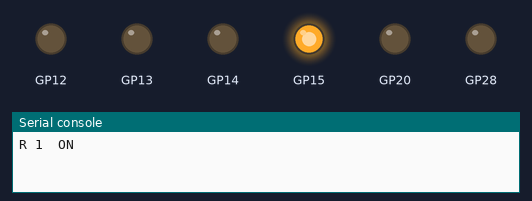
A program run on a simulated Raspberry Pi Pico running MicroPython. Shown: output pins drawn as LEDs (lit = HIGH), the last lines printed to the serial console.

Above: at 0.5 s.
At 1.5 s:
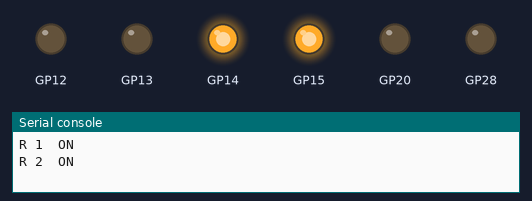
At 2.5 s:
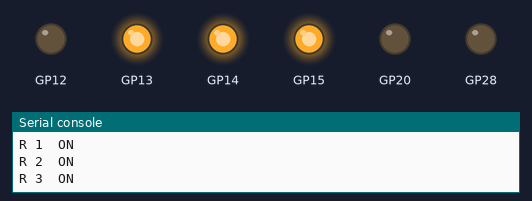
At 5.5 s:
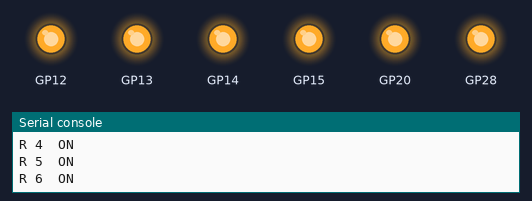
At 8.5 s:
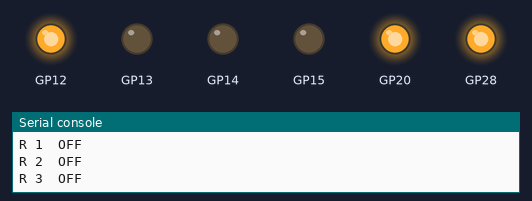
At 11.5 s:
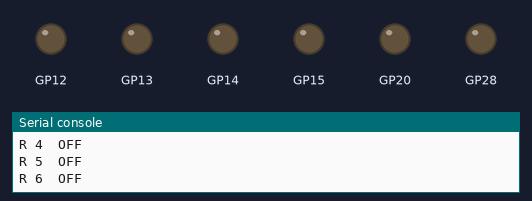
Timing chart, 0 to 15.6 s (numbered marks = the images above):
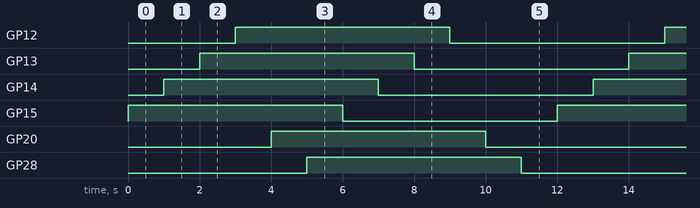

The program:

ULN2803Example.py
```python
'''
Example program showing the application of ULN2803 as a buffer on the PICO
The purpose of this example is to show the importance of having a buffer
between the PICO and loads.  The PICO outputs can only source approximately
10mA of current on a pin, however, all the pins can only sources a limtted
amount of power as well.  Micro controllers can drive very small currents
but these boundaries should not be pushed or catastrophic failure is assured.

A buffer chip, such as the ULN2803 takes a logic level input and through
a darlington pair of transistors can drive upwards of 500mA of current.

This program simply uses the PICO GPIO pins to switch on/off relays
and a high power LED to demonstrate how to impliment the ULN2803 chip.

There is an associated fritzing diagram to show the wiring.

'''
#load libraries
import machine
import utime

Relays = [0]
Relays.append(machine.Pin(15,machine.Pin.OUT))  #Create a list of output pin objects
Relays.append(machine.Pin(14,machine.Pin.OUT))
Relays.append(machine.Pin(13,machine.Pin.OUT))
Relays.append(machine.Pin(12,machine.Pin.OUT))
Relays.append(machine.Pin(20,machine.Pin.OUT))
Relays.append(machine.Pin(28,machine.Pin.OUT))

for rn in range(1,7):      #Iterate through the list
    Relays[rn].value(0)    #Turn OFF outputs

while True:
    for rn in range(1,7):      #Iterate through the list
        Relays[rn].value(1)    #Turn ON the outputs
        print("R",rn," ON")
        utime.sleep(1)

    for rn in range(1,7):
        print("R",rn," OFF")
        Relays[rn].value(0)    #Turn OFF outputs
        utime.sleep(1)
```

Measured:
- by itself, GP12–15, GP20, GP28: alternates HIGH for 6.0 s and LOW for 6.0 s
- by itself, everything shown: repeats every 12.0 s, in 12 steps
